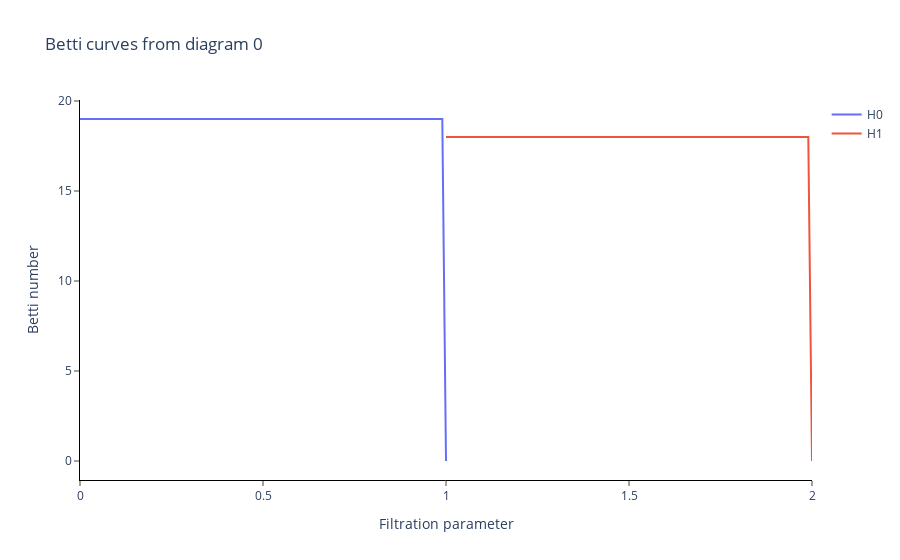

The code cell stored with this chart in its notebook:
### Code cell
#Betti curve
BettiCurve().fit_transform_plot(diagram_VR_KR);
